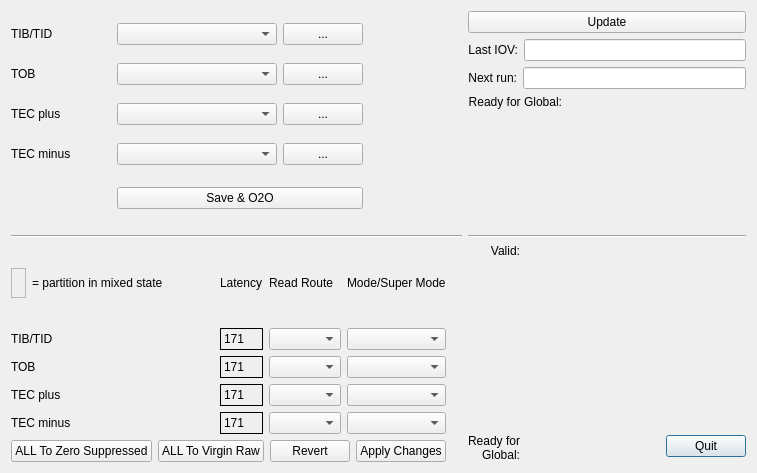
<?xml version="1.0" encoding="UTF-8"?>
<ui version="4.0">
 <class>PrepareGlobal</class>
 <widget class="QMainWindow" name="PrepareGlobal">
  <property name="geometry">
   <rect>
    <x>0</x>
    <y>0</y>
    <width>757</width>
    <height>473</height>
   </rect>
  </property>
  <property name="windowTitle">
   <string>Prepare running state</string>
  </property>
  <widget class="QWidget" name="widget">
   <property name="geometry">
    <rect>
     <x>0</x>
     <y>0</y>
     <width>1044</width>
     <height>708</height>
    </rect>
   </property>
   <layout class="QGridLayout">
    <item row="0" column="0">
     <layout class="QGridLayout">
      <item row="1" column="0">
       <widget class="Line" name="line1_2_2">
        <property name="frameShape">
         <enum>QFrame::HLine</enum>
        </property>
        <property name="frameShadow">
         <enum>QFrame::Sunken</enum>
        </property>
       </widget>
      </item>
      <item row="2" column="1">
       <layout class="QHBoxLayout">
        <item>
         <layout class="QVBoxLayout">
          <item>
           <widget class="QLabel" name="textLabel2_2_2">
            <property name="text">
             <string>Valid:</string>
            </property>
            <property name="alignment">
             <set>Qt::AlignRight|Qt::AlignTrailing|Qt::AlignVCenter</set>
            </property>
            <property name="wordWrap">
             <bool>false</bool>
            </property>
           </widget>
          </item>
          <item>
           <spacer name="spacer28_2">
            <property name="orientation">
             <enum>Qt::Vertical</enum>
            </property>
            <property name="sizeType">
             <enum>QSizePolicy::Expanding</enum>
            </property>
            <property name="sizeHint" stdset="0">
             <size>
              <width>20</width>
              <height>110</height>
             </size>
            </property>
           </spacer>
          </item>
          <item>
           <widget class="QLabel" name="textLabel2_2_2_2_2">
            <property name="text">
             <string>Ready for 
Global:</string>
            </property>
            <property name="alignment">
             <set>Qt::AlignRight|Qt::AlignTrailing|Qt::AlignVCenter</set>
            </property>
            <property name="wordWrap">
             <bool>false</bool>
            </property>
           </widget>
          </item>
         </layout>
        </item>
        <item>
         <layout class="QVBoxLayout">
          <item>
           <layout class="QHBoxLayout">
            <item>
             <spacer name="spacer12_3">
              <property name="orientation">
               <enum>Qt::Horizontal</enum>
              </property>
              <property name="sizeType">
               <enum>QSizePolicy::Expanding</enum>
              </property>
              <property name="sizeHint" stdset="0">
               <size>
                <width>23</width>
                <height>21</height>
               </size>
              </property>
             </spacer>
            </item>
            <item>
             <widget class="QLabel" name="validReadOut">
              <property name="sizePolicy">
               <sizepolicy hsizetype="Fixed" vsizetype="Fixed">
                <horstretch>0</horstretch>
                <verstretch>0</verstretch>
               </sizepolicy>
              </property>
              <property name="pixmap">
               <pixmap>images/round_question.png</pixmap>
              </property>
              <property name="scaledContents">
               <bool>true</bool>
              </property>
              <property name="wordWrap">
               <bool>false</bool>
              </property>
             </widget>
            </item>
            <item>
             <spacer name="spacer12_2_2">
              <property name="orientation">
               <enum>Qt::Horizontal</enum>
              </property>
              <property name="sizeType">
               <enum>QSizePolicy::Expanding</enum>
              </property>
              <property name="sizeHint" stdset="0">
               <size>
                <width>23</width>
                <height>21</height>
               </size>
              </property>
             </spacer>
            </item>
           </layout>
          </item>
          <item>
           <spacer name="spacer36">
            <property name="orientation">
             <enum>Qt::Vertical</enum>
            </property>
            <property name="sizeType">
             <enum>QSizePolicy::Expanding</enum>
            </property>
            <property name="sizeHint" stdset="0">
             <size>
              <width>41</width>
              <height>51</height>
             </size>
            </property>
           </spacer>
          </item>
          <item>
           <layout class="QHBoxLayout">
            <item>
             <spacer name="spacer28">
              <property name="orientation">
               <enum>Qt::Horizontal</enum>
              </property>
              <property name="sizeType">
               <enum>QSizePolicy::Expanding</enum>
              </property>
              <property name="sizeHint" stdset="0">
               <size>
                <width>40</width>
                <height>31</height>
               </size>
              </property>
             </spacer>
            </item>
            <item>
             <widget class="QPushButton" name="btnQuit">
              <property name="minimumSize">
               <size>
                <width>0</width>
                <height>0</height>
               </size>
              </property>
              <property name="text">
               <string>Quit</string>
              </property>
              <property name="shortcut">
               <string>Esc</string>
              </property>
              <property name="default">
               <bool>true</bool>
              </property>
             </widget>
            </item>
           </layout>
          </item>
         </layout>
        </item>
       </layout>
      </item>
      <item row="1" column="1">
       <widget class="Line" name="line1">
        <property name="frameShape">
         <enum>QFrame::HLine</enum>
        </property>
        <property name="frameShadow">
         <enum>QFrame::Sunken</enum>
        </property>
       </widget>
      </item>
      <item row="0" column="0">
       <layout class="QHBoxLayout">
        <item>
         <layout class="QGridLayout">
          <item row="4" column="0" colspan="2">
           <spacer name="spacer33">
            <property name="orientation">
             <enum>Qt::Horizontal</enum>
            </property>
            <property name="sizeType">
             <enum>QSizePolicy::Expanding</enum>
            </property>
            <property name="sizeHint" stdset="0">
             <size>
              <width>100</width>
              <height>31</height>
             </size>
            </property>
           </spacer>
          </item>
          <item row="2" column="2">
           <widget class="QComboBox" name="cmbTecp">
            <property name="minimumSize">
             <size>
              <width>160</width>
              <height>0</height>
             </size>
            </property>
            <property name="duplicatesEnabled">
             <bool>false</bool>
            </property>
           </widget>
          </item>
          <item row="4" column="2" colspan="2">
           <widget class="QPushButton" name="btnSetConf">
            <property name="minimumSize">
             <size>
              <width>240</width>
              <height>0</height>
             </size>
            </property>
            <property name="text">
             <string>Save &amp;&amp; O2O</string>
            </property>
            <property name="shortcut">
             <string/>
            </property>
           </widget>
          </item>
          <item row="2" column="1">
           <spacer name="spacer2_3">
            <property name="orientation">
             <enum>Qt::Horizontal</enum>
            </property>
            <property name="sizeType">
             <enum>QSizePolicy::Expanding</enum>
            </property>
            <property name="sizeHint" stdset="0">
             <size>
              <width>10</width>
              <height>21</height>
             </size>
            </property>
           </spacer>
          </item>
          <item row="3" column="2">
           <widget class="QComboBox" name="cmbTecm">
            <property name="minimumSize">
             <size>
              <width>160</width>
              <height>0</height>
             </size>
            </property>
            <property name="duplicatesEnabled">
             <bool>false</bool>
            </property>
           </widget>
          </item>
          <item row="2" column="0">
           <widget class="QLabel" name="txtTecp">
            <property name="sizePolicy">
             <sizepolicy hsizetype="Preferred" vsizetype="Preferred">
              <horstretch>0</horstretch>
              <verstretch>0</verstretch>
             </sizepolicy>
            </property>
            <property name="text">
             <string>TEC plus</string>
            </property>
            <property name="wordWrap">
             <bool>false</bool>
            </property>
           </widget>
          </item>
          <item row="3" column="3">
           <widget class="QPushButton" name="btnTecmMore">
            <property name="text">
             <string>...</string>
            </property>
           </widget>
          </item>
          <item row="0" column="4">
           <spacer name="spacer2_6">
            <property name="orientation">
             <enum>Qt::Horizontal</enum>
            </property>
            <property name="sizeType">
             <enum>QSizePolicy::Expanding</enum>
            </property>
            <property name="sizeHint" stdset="0">
             <size>
              <width>40</width>
              <height>21</height>
             </size>
            </property>
           </spacer>
          </item>
          <item row="1" column="2">
           <widget class="QComboBox" name="cmbTob">
            <property name="minimumSize">
             <size>
              <width>160</width>
              <height>0</height>
             </size>
            </property>
            <property name="duplicatesEnabled">
             <bool>false</bool>
            </property>
           </widget>
          </item>
          <item row="3" column="1">
           <spacer name="spacer2_4">
            <property name="orientation">
             <enum>Qt::Horizontal</enum>
            </property>
            <property name="sizeType">
             <enum>QSizePolicy::Expanding</enum>
            </property>
            <property name="sizeHint" stdset="0">
             <size>
              <width>10</width>
              <height>21</height>
             </size>
            </property>
           </spacer>
          </item>
          <item row="1" column="3">
           <widget class="QPushButton" name="btnTobMore">
            <property name="text">
             <string>...</string>
            </property>
           </widget>
          </item>
          <item row="0" column="1">
           <spacer name="spacer2">
            <property name="orientation">
             <enum>Qt::Horizontal</enum>
            </property>
            <property name="sizeType">
             <enum>QSizePolicy::Expanding</enum>
            </property>
            <property name="sizeHint" stdset="0">
             <size>
              <width>10</width>
              <height>21</height>
             </size>
            </property>
           </spacer>
          </item>
          <item row="1" column="1">
           <spacer name="spacer2_2">
            <property name="orientation">
             <enum>Qt::Horizontal</enum>
            </property>
            <property name="sizeType">
             <enum>QSizePolicy::Expanding</enum>
            </property>
            <property name="sizeHint" stdset="0">
             <size>
              <width>10</width>
              <height>21</height>
             </size>
            </property>
           </spacer>
          </item>
          <item row="2" column="3">
           <widget class="QPushButton" name="btnTecpMore">
            <property name="text">
             <string>...</string>
            </property>
           </widget>
          </item>
          <item row="3" column="4">
           <spacer name="spacer2_4_3">
            <property name="orientation">
             <enum>Qt::Horizontal</enum>
            </property>
            <property name="sizeType">
             <enum>QSizePolicy::Expanding</enum>
            </property>
            <property name="sizeHint" stdset="0">
             <size>
              <width>40</width>
              <height>21</height>
             </size>
            </property>
           </spacer>
          </item>
          <item row="4" column="4">
           <spacer name="spacer2_4_3_2">
            <property name="orientation">
             <enum>Qt::Horizontal</enum>
            </property>
            <property name="sizeType">
             <enum>QSizePolicy::Expanding</enum>
            </property>
            <property name="sizeHint" stdset="0">
             <size>
              <width>40</width>
              <height>21</height>
             </size>
            </property>
           </spacer>
          </item>
          <item row="2" column="4">
           <spacer name="spacer2_3_3">
            <property name="orientation">
             <enum>Qt::Horizontal</enum>
            </property>
            <property name="sizeType">
             <enum>QSizePolicy::Expanding</enum>
            </property>
            <property name="sizeHint" stdset="0">
             <size>
              <width>40</width>
              <height>21</height>
             </size>
            </property>
           </spacer>
          </item>
          <item row="0" column="2">
           <widget class="QComboBox" name="cmbTib">
            <property name="minimumSize">
             <size>
              <width>160</width>
              <height>0</height>
             </size>
            </property>
            <property name="duplicatesEnabled">
             <bool>false</bool>
            </property>
           </widget>
          </item>
          <item row="1" column="4">
           <spacer name="spacer2_2_3">
            <property name="orientation">
             <enum>Qt::Horizontal</enum>
            </property>
            <property name="sizeType">
             <enum>QSizePolicy::Expanding</enum>
            </property>
            <property name="sizeHint" stdset="0">
             <size>
              <width>40</width>
              <height>21</height>
             </size>
            </property>
           </spacer>
          </item>
          <item row="1" column="0">
           <widget class="QLabel" name="txtTob">
            <property name="text">
             <string>TOB</string>
            </property>
            <property name="wordWrap">
             <bool>false</bool>
            </property>
           </widget>
          </item>
          <item row="0" column="0">
           <widget class="QLabel" name="txtTib">
            <property name="text">
             <string>TIB/TID</string>
            </property>
            <property name="wordWrap">
             <bool>false</bool>
            </property>
           </widget>
          </item>
          <item row="3" column="0">
           <widget class="QLabel" name="txtTecm">
            <property name="text">
             <string>TEC minus</string>
            </property>
            <property name="wordWrap">
             <bool>false</bool>
            </property>
           </widget>
          </item>
          <item row="0" column="3">
           <widget class="QPushButton" name="btnTibMore">
            <property name="text">
             <string>...</string>
            </property>
           </widget>
          </item>
         </layout>
        </item>
        <item>
         <spacer name="spacer65_2_2">
          <property name="orientation">
           <enum>Qt::Horizontal</enum>
          </property>
          <property name="sizeType">
           <enum>QSizePolicy::Expanding</enum>
          </property>
          <property name="sizeHint" stdset="0">
           <size>
            <width>16</width>
            <height>21</height>
           </size>
          </property>
         </spacer>
        </item>
       </layout>
      </item>
      <item row="0" column="1">
       <layout class="QVBoxLayout">
        <item>
         <widget class="QPushButton" name="btnCheck">
          <property name="minimumSize">
           <size>
            <width>110</width>
            <height>0</height>
           </size>
          </property>
          <property name="text">
           <string>Update</string>
          </property>
         </widget>
        </item>
        <item>
         <layout class="QHBoxLayout">
          <item>
           <widget class="QLabel" name="textLabel2">
            <property name="text">
             <string>Last IOV:</string>
            </property>
            <property name="alignment">
             <set>Qt::AlignRight|Qt::AlignTrailing|Qt::AlignVCenter</set>
            </property>
            <property name="wordWrap">
             <bool>false</bool>
            </property>
           </widget>
          </item>
          <item>
           <widget class="QLineEdit" name="linLastIov">
            <property name="alignment">
             <set>Qt::AlignHCenter</set>
            </property>
            <property name="readOnly">
             <bool>true</bool>
            </property>
           </widget>
          </item>
         </layout>
        </item>
        <item>
         <layout class="QHBoxLayout">
          <item>
           <widget class="QLabel" name="textLabel2_2">
            <property name="text">
             <string>Next run:</string>
            </property>
            <property name="alignment">
             <set>Qt::AlignRight|Qt::AlignTrailing|Qt::AlignVCenter</set>
            </property>
            <property name="wordWrap">
             <bool>false</bool>
            </property>
           </widget>
          </item>
          <item>
           <widget class="QLineEdit" name="linNextRun">
            <property name="alignment">
             <set>Qt::AlignHCenter</set>
            </property>
            <property name="readOnly">
             <bool>true</bool>
            </property>
           </widget>
          </item>
         </layout>
        </item>
        <item>
         <layout class="QHBoxLayout">
          <item>
           <layout class="QVBoxLayout">
            <item>
             <widget class="QLabel" name="textLabel2_2_2_2">
              <property name="text">
               <string>Ready for Global:</string>
              </property>
              <property name="alignment">
               <set>Qt::AlignRight|Qt::AlignTrailing|Qt::AlignVCenter</set>
              </property>
              <property name="wordWrap">
               <bool>false</bool>
              </property>
             </widget>
            </item>
            <item>
             <spacer name="spacer28_2_2">
              <property name="orientation">
               <enum>Qt::Vertical</enum>
              </property>
              <property name="sizeType">
               <enum>QSizePolicy::Expanding</enum>
              </property>
              <property name="sizeHint" stdset="0">
               <size>
                <width>20</width>
                <height>50</height>
               </size>
              </property>
             </spacer>
            </item>
           </layout>
          </item>
          <item>
           <layout class="QVBoxLayout">
            <item>
             <layout class="QHBoxLayout">
              <item>
               <spacer name="spacer12">
                <property name="orientation">
                 <enum>Qt::Horizontal</enum>
                </property>
                <property name="sizeType">
                 <enum>QSizePolicy::Expanding</enum>
                </property>
                <property name="sizeHint" stdset="0">
                 <size>
                  <width>23</width>
                  <height>21</height>
                 </size>
                </property>
               </spacer>
              </item>
              <item>
               <widget class="QLabel" name="lblUpdate">
                <property name="sizePolicy">
                 <sizepolicy hsizetype="Fixed" vsizetype="Fixed">
                  <horstretch>0</horstretch>
                  <verstretch>0</verstretch>
                 </sizepolicy>
                </property>
                <property name="pixmap">
                 <pixmap>images/round_question.png</pixmap>
                </property>
                <property name="scaledContents">
                 <bool>true</bool>
                </property>
                <property name="wordWrap">
                 <bool>false</bool>
                </property>
               </widget>
              </item>
              <item>
               <spacer name="spacer12_2">
                <property name="orientation">
                 <enum>Qt::Horizontal</enum>
                </property>
                <property name="sizeType">
                 <enum>QSizePolicy::Expanding</enum>
                </property>
                <property name="sizeHint" stdset="0">
                 <size>
                  <width>23</width>
                  <height>21</height>
                 </size>
                </property>
               </spacer>
              </item>
             </layout>
            </item>
            <item>
             <spacer name="spacer37">
              <property name="orientation">
               <enum>Qt::Vertical</enum>
              </property>
              <property name="sizeType">
               <enum>QSizePolicy::Expanding</enum>
              </property>
              <property name="sizeHint" stdset="0">
               <size>
                <width>21</width>
                <height>21</height>
               </size>
              </property>
             </spacer>
            </item>
           </layout>
          </item>
         </layout>
        </item>
       </layout>
      </item>
      <item row="2" column="0">
       <layout class="QHBoxLayout">
        <item>
         <layout class="QVBoxLayout">
          <item>
           <layout class="QGridLayout">
            <item row="3" column="2">
             <widget class="QLabel" name="latencyTecp">
              <property name="minimumSize">
               <size>
                <width>30</width>
                <height>0</height>
               </size>
              </property>
              <property name="frameShape">
               <enum>QFrame::Box</enum>
              </property>
              <property name="text">
               <string>171</string>
              </property>
              <property name="wordWrap">
               <bool>false</bool>
              </property>
             </widget>
            </item>
            <item row="4" column="3">
             <widget class="QComboBox" name="comboBoxReadRouteTecm"/>
            </item>
            <item row="4" column="1">
             <spacer name="spacer2_4_2">
              <property name="orientation">
               <enum>Qt::Horizontal</enum>
              </property>
              <property name="sizeType">
               <enum>QSizePolicy::Expanding</enum>
              </property>
              <property name="sizeHint" stdset="0">
               <size>
                <width>16</width>
                <height>21</height>
               </size>
              </property>
             </spacer>
            </item>
            <item row="2" column="3">
             <widget class="QComboBox" name="comboBoxReadRouteTob"/>
            </item>
            <item row="3" column="4">
             <widget class="QComboBox" name="comboBoxMSMTecp"/>
            </item>
            <item row="0" column="3">
             <widget class="QLabel" name="labelReadRoute">
              <property name="text">
               <string>Read Route</string>
              </property>
              <property name="wordWrap">
               <bool>false</bool>
              </property>
             </widget>
            </item>
            <item row="3" column="0">
             <widget class="QLabel" name="txtTecp_2">
              <property name="sizePolicy">
               <sizepolicy hsizetype="Preferred" vsizetype="Preferred">
                <horstretch>0</horstretch>
                <verstretch>0</verstretch>
               </sizepolicy>
              </property>
              <property name="text">
               <string>TEC plus</string>
              </property>
              <property name="wordWrap">
               <bool>false</bool>
              </property>
             </widget>
            </item>
            <item row="2" column="2">
             <widget class="QLabel" name="latencyTob">
              <property name="minimumSize">
               <size>
                <width>30</width>
                <height>0</height>
               </size>
              </property>
              <property name="frameShape">
               <enum>QFrame::Box</enum>
              </property>
              <property name="text">
               <string>171</string>
              </property>
              <property name="wordWrap">
               <bool>false</bool>
              </property>
             </widget>
            </item>
            <item row="1" column="0">
             <widget class="QLabel" name="txtTib_2">
              <property name="minimumSize">
               <size>
                <width>140</width>
                <height>0</height>
               </size>
              </property>
              <property name="text">
               <string>TIB/TID</string>
              </property>
              <property name="wordWrap">
               <bool>false</bool>
              </property>
             </widget>
            </item>
            <item row="2" column="0">
             <widget class="QLabel" name="txtTob_2">
              <property name="text">
               <string>TOB</string>
              </property>
              <property name="wordWrap">
               <bool>false</bool>
              </property>
             </widget>
            </item>
            <item row="0" column="4">
             <widget class="QLabel" name="labelSuperMode">
              <property name="text">
               <string>Mode/Super Mode</string>
              </property>
              <property name="wordWrap">
               <bool>false</bool>
              </property>
             </widget>
            </item>
            <item row="0" column="2">
             <widget class="QLabel" name="textLabel1">
              <property name="text">
               <string>Latency</string>
              </property>
              <property name="wordWrap">
               <bool>false</bool>
              </property>
             </widget>
            </item>
            <item row="4" column="0">
             <widget class="QLabel" name="txtTecm_2">
              <property name="text">
               <string>TEC minus</string>
              </property>
              <property name="wordWrap">
               <bool>false</bool>
              </property>
             </widget>
            </item>
            <item row="3" column="1">
             <spacer name="spacer2_3_2">
              <property name="orientation">
               <enum>Qt::Horizontal</enum>
              </property>
              <property name="sizeType">
               <enum>QSizePolicy::Expanding</enum>
              </property>
              <property name="sizeHint" stdset="0">
               <size>
                <width>19</width>
                <height>21</height>
               </size>
              </property>
             </spacer>
            </item>
            <item row="1" column="2">
             <widget class="QLabel" name="latencyTib">
              <property name="minimumSize">
               <size>
                <width>30</width>
                <height>0</height>
               </size>
              </property>
              <property name="frameShape">
               <enum>QFrame::Box</enum>
              </property>
              <property name="text">
               <string>171</string>
              </property>
              <property name="wordWrap">
               <bool>false</bool>
              </property>
             </widget>
            </item>
            <item row="1" column="4">
             <widget class="QComboBox" name="comboBoxMSMTib"/>
            </item>
            <item row="3" column="3">
             <widget class="QComboBox" name="comboBoxReadRouteTecp"/>
            </item>
            <item row="2" column="4">
             <widget class="QComboBox" name="comboBoxMSMTob"/>
            </item>
            <item row="2" column="1">
             <spacer name="spacer2_2_2">
              <property name="orientation">
               <enum>Qt::Horizontal</enum>
              </property>
              <property name="sizeType">
               <enum>QSizePolicy::Expanding</enum>
              </property>
              <property name="sizeHint" stdset="0">
               <size>
                <width>19</width>
                <height>21</height>
               </size>
              </property>
             </spacer>
            </item>
            <item row="4" column="2">
             <widget class="QLabel" name="latencyTecm">
              <property name="minimumSize">
               <size>
                <width>30</width>
                <height>0</height>
               </size>
              </property>
              <property name="frameShape">
               <enum>QFrame::Box</enum>
              </property>
              <property name="text">
               <string>171</string>
              </property>
              <property name="wordWrap">
               <bool>false</bool>
              </property>
             </widget>
            </item>
            <item row="0" column="0">
             <layout class="QHBoxLayout">
              <item>
               <widget class="Q3Frame" name="frame3">
                <property name="minimumSize">
                 <size>
                  <width>15</width>
                  <height>15</height>
                 </size>
                </property>
                <property name="maximumSize">
                 <size>
                  <width>30</width>
                  <height>30</height>
                 </size>
                </property>
                <property name="frameShape">
                 <enum>QFrame::StyledPanel</enum>
                </property>
                <property name="frameShadow">
                 <enum>QFrame::Plain</enum>
                </property>
               </widget>
              </item>
              <item>
               <widget class="QLabel" name="textLabel1_2">
                <property name="minimumSize">
                 <size>
                  <width>0</width>
                  <height>30</height>
                 </size>
                </property>
                <property name="text">
                 <string>= partition in mixed state</string>
                </property>
                <property name="wordWrap">
                 <bool>false</bool>
                </property>
               </widget>
              </item>
             </layout>
            </item>
            <item row="1" column="3">
             <widget class="QComboBox" name="comboBoxReadRouteTib"/>
            </item>
            <item row="1" column="1">
             <spacer name="spacer2_5">
              <property name="orientation">
               <enum>Qt::Horizontal</enum>
              </property>
              <property name="sizeType">
               <enum>QSizePolicy::Expanding</enum>
              </property>
              <property name="sizeHint" stdset="0">
               <size>
                <width>19</width>
                <height>21</height>
               </size>
              </property>
             </spacer>
            </item>
            <item row="4" column="4">
             <widget class="QComboBox" name="comboBoxMSMTecm"/>
            </item>
           </layout>
          </item>
          <item>
           <layout class="QHBoxLayout">
            <item>
             <widget class="QPushButton" name="btnAllToGlobal">
              <property name="text">
               <string>ALL To Zero Suppressed</string>
              </property>
             </widget>
            </item>
            <item>
             <widget class="QPushButton" name="btnAllToLocal">
              <property name="text">
               <string>ALL To Virgin Raw</string>
              </property>
             </widget>
            </item>
            <item>
             <widget class="QPushButton" name="btnRevertConfiguration">
              <property name="text">
               <string>Revert</string>
              </property>
             </widget>
            </item>
            <item>
             <widget class="QPushButton" name="btnApplyChanges">
              <property name="text">
               <string>Apply Changes</string>
              </property>
             </widget>
            </item>
           </layout>
          </item>
         </layout>
        </item>
        <item>
         <spacer name="spacer65_2">
          <property name="orientation">
           <enum>Qt::Horizontal</enum>
          </property>
          <property name="sizeType">
           <enum>QSizePolicy::Expanding</enum>
          </property>
          <property name="sizeHint" stdset="0">
           <size>
            <width>16</width>
            <height>21</height>
           </size>
          </property>
         </spacer>
        </item>
       </layout>
      </item>
     </layout>
    </item>
   </layout>
  </widget>
 </widget>
 <layoutdefault spacing="6" margin="11"/>
 <pixmapfunction>qPixmapFromMimeSource</pixmapfunction>
 <customwidgets>
  <customwidget>
   <class>Q3Frame</class>
   <extends>QFrame</extends>
   <header>Qt3Support/Q3Frame</header>
   <container>1</container>
  </customwidget>
 </customwidgets>
 <resources/>
 <connections/>
</ui>
